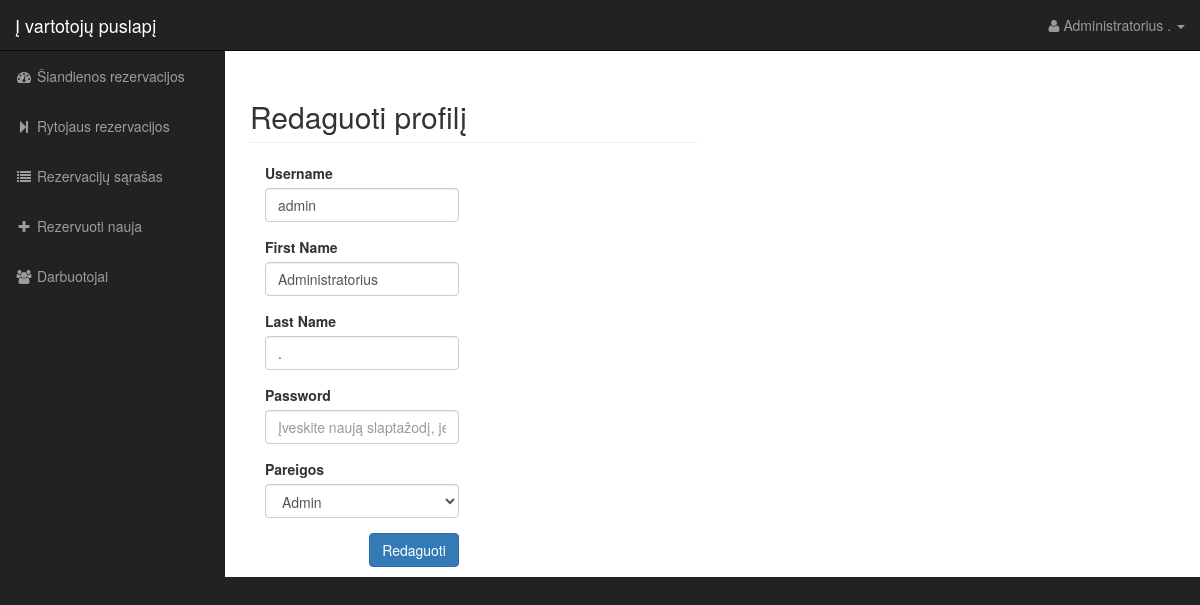
/admin/index.php?url=redaguoti_darbuotoja&id=1 (signed in), run on the app's committed database.
### tables this page shows
CREATE TABLE `users` (
  `id` int(11) NOT NULL,
  `username` varchar(255) NOT NULL,
  `password` varchar(255) NOT NULL,
  `firstName` varchar(255) NOT NULL,
  `lastName` varchar(255) NOT NULL,
  `pareigos` varchar(255) NOT NULL
);

### admin/includes/classes/database.php (called while the page is built, shortened)
<?php
class Database {
  public $connection;
  public function open_db_connection(){
    $this->connection = new mysqli(DB_HOST, DB_USER, DB_PASS, DB_NAME);
  }
  public function query($sql){
    $result = $this->connection->query($sql);
    return $result;
  }
}
$database = new Database();
 ?>

### admin/includes/classes/db_object.php (called while the page is built, shortened)
<?php
class Db_object{
  public static function find_by_query($sql){
    global $database;
    $result_set = $database->query($sql);
    $the_object_array = array();
    while($row = mysqli_fetch_array($result_set)){
      $the_object_array[] = static::instantiation($row);
    }
    return $the_object_array;
  }
  public static function find_by_id($id){
    $the_result_array = static::find_by_query("SELECT * FROM " . static::$db_table . " WHERE id = {$id} LIMIT 1");
    return !empty($the_result_array) ? array_shift($the_result_array) : false;
  }
  public static function instantiation($the_record){
    $the_object = new $calling_class;
    foreach ($the_record as $the_attribute => $value) {
      if($the_object->has_the_attribute($the_attribute)){
        $the_object->$the_attribute = $value;
      }
    }
    return $the_object;
  }
  private function has_the_attribute($the_attribute){
    $object_properties = get_object_vars($this);
    return array_key_exists($the_attribute, $object_properties);
  }
}
 ?>

### admin/includes/classes/session.php (called while the page is built, shortened)
<?php
class Session {
  public $pareigos;
  public function ifAdmin(){
    if($this->pareigos == "admin"){
      return true;
    }else {
      return false;
    }
  }
  private function chech_the_login(){
    if(isset($_SESSION['id'])){
      $this->pareigos = $_SESSION['pareigos'];
    } else {
      unset($this->id);
      $this->signed_in = false;
    }
  }
}
$session = new Session();
 ?>

### admin/includes/redaguoti_darbuotoja.php (the view, shortened to what this page needs)
<?php
$user = User::find_by_id($_GET['id']);
?>
<div class="row">
      <div class="col-lg-6">
        <h2 class="page-header">
            Redaguoti profilį
        </h2>
        <form action="" method="post" enctype="multipart/form-data">
            <div class="col-md-6">
                <div class="form-group">
                    <label for="username">Username</label>
                    <input name="username" class="form-control" type="text" value="<?php echo $user->username ?>">
                </div>
                <div class="form-group">
                    <label for="firstName">First Name</label>
                    <input name="firstName" class="form-control" type="text" value="<?php echo $user->firstName ?>">
                </div>
                <div class="form-group">
                    <label for="lastName">Last Name</label>
                    <input name="lastName" class="form-control" type="text" value="<?php echo $user->lastName ?>">
                </div>
                <div class="form-group">
                    <label for="password">Password</label>
                    <input name="password" class="form-control" type="password" placeholder="Įveskite naują slaptažodį, jei norite jį pakeisti">
                </div>
                <?php if($session->ifAdmin()){ ?>
                <div class="form-group">
                    <label for="pareigos">Pareigos</label>
                    <select class="form-control" name="pareigos" id="">
                        <option <?php $user->ifSelected('kirpeja') ?> value="kirpeja">Kirpėja</option>
                        <option <?php $user->ifSelected('admin') ?> value="admin">Admin</option>
                    </select>
                </div>
                <?php  } ?>
                <div class="form-group">
                    <input name="redaguoti" class="btn btn-primary pull-right" type="submit" value="Redaguoti">
                </div>
            </div>
        </form>
    </div>
</div>

### admin/css/sb-admin.css (style rules this page uses)
body { margin-top: 100px; background-color: #222; }
@media (min-width:768px) { body { margin-top: 50px; } }

### data on the page
users: username "admin", firstName "Administratorius", lastName ".", pareigos "Admin"

### other printed values
$session->firstName "Administratorius"
$session->lastName "."
